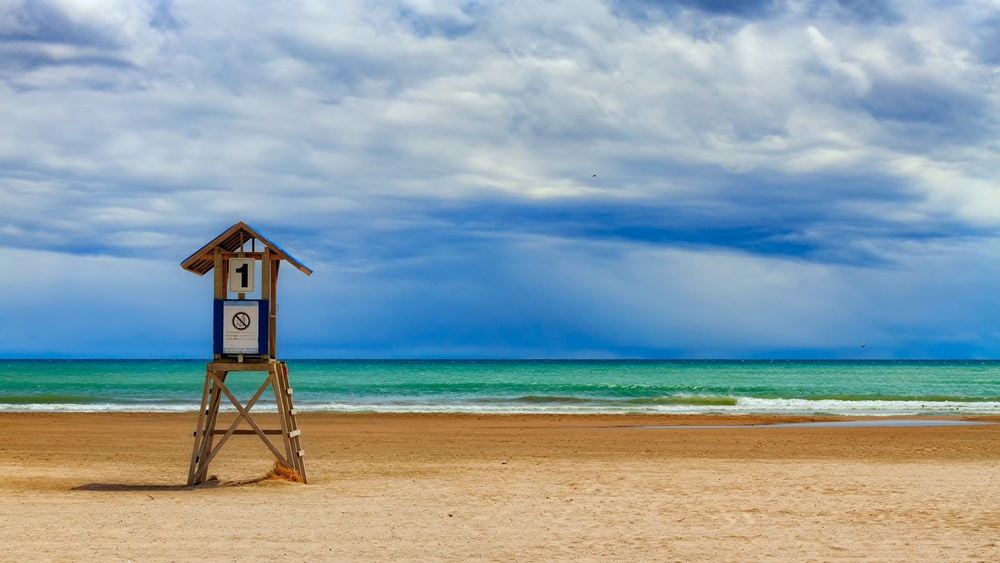
//> input picture big.jpeg, 1000 x 563 px, shrunk from 2666 x 1500 before the run
$ ./image_blur   (built with g++ and OpenCV 4)
//> lines starting //> are read from the running program, lines starting //| are printed output that depends on the picture
// Title: OpenCV C++ Program to blur an image.
// Import the core header file
#include <opencv2/core/core.hpp>

// core - a compact module defining basic data structures,
// including the dense multi-dimensional array Mat and
// basic functions used by  all other modules.

// highgui - an easy-to-use interface to video
// capturing, image and video codecs, as well
// as simple UI capabilities.
#include <opencv2/highgui/highgui.hpp>

// imgproc - an image processing module that
// includes linear and non-linear image filtering,
// geometrical image transformations (resize, affine
// and perspective warping, generic table-based
// remapping) color space conversion, histograms,
// and so on.
#include <opencv2/imgproc/imgproc.hpp>

// The stdio.h header defines three variable types,
// several macros, and various functions for performing
// input and output.
#include <stdio.h>
#include <iostream>

// Namespace where all the C++ OpenCV functionality resides
using namespace cv;

using namespace std;

// We can also use 'namespace std' if need be.

int main() // Main function
{
    // read the image data in the file "MyPic.JPG" and
    // store it in 'img'
    Mat image = imread("big.jpeg", IMREAD_UNCHANGED);
//> image is the input picture: 563 rows x 1000 cols, CV_8UC3; mean B, G, R 167.9, 161.5, 142.8

    // Mat object is a basic image container.
    // imread: first argument denotes the image to be loaded
    // the second arguments specifies the image format.
    // CV_LOAD_IMAGE_UNCHANGED (<0) loads the image as is
    // CV_LOAD_IMAGE_GRAYSCALE ( 0) loads the image as an
    //                         intensity one
    // CV_LOAD_IMAGE_COLOR (>0) loads the image in the
    //                          BGR format
    // If the second argument is not specified, it is
    // implied CV_LOAD_IMAGE_COLOR

    // Check for no data
    if (! image.data )
    {
        cout << "Could not open or find the image.\n";
        return -1; // unsuccessful
    }

    // Function to blur the image
    // first argument: input source
    // second argument: output source
    // third argument: blurring kernel size
    blur(image,image,Size(10,10));
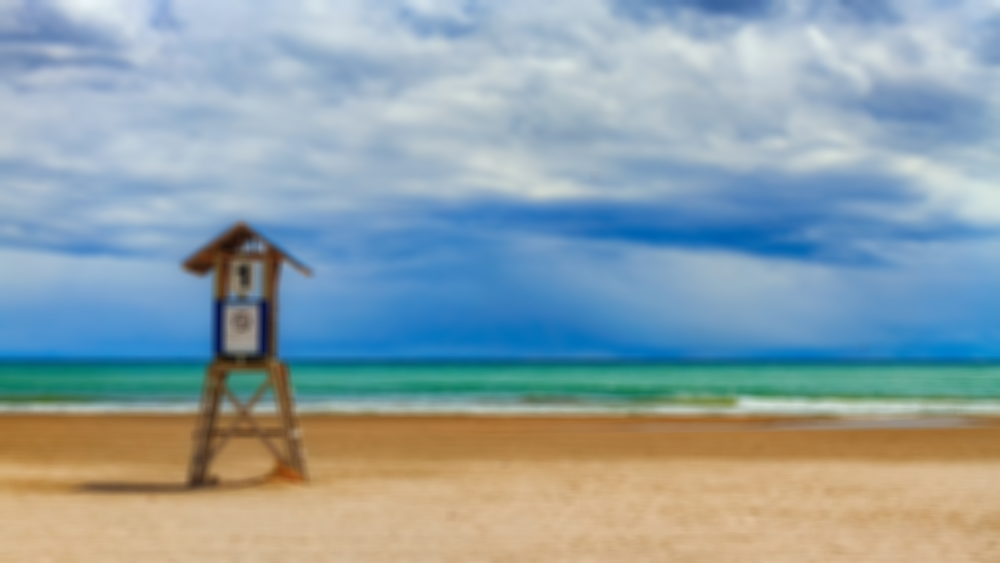
//> image: 563 rows x 1000 cols, CV_8UC3; mean B, G, R 168, 161.5, 142.7

    rotate(image, image, ROTATE_90_CLOCKWISE);
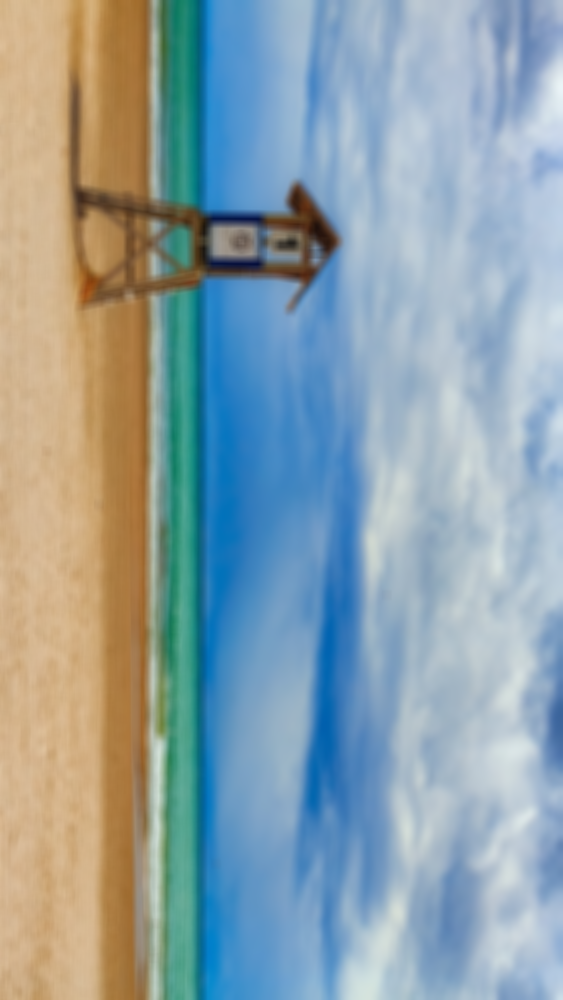
//> image: 1000 rows x 563 cols, CV_8UC3; mean B, G, R 168, 161.5, 142.7

    cvtColor(image, image, COLOR_BGR2GRAY);
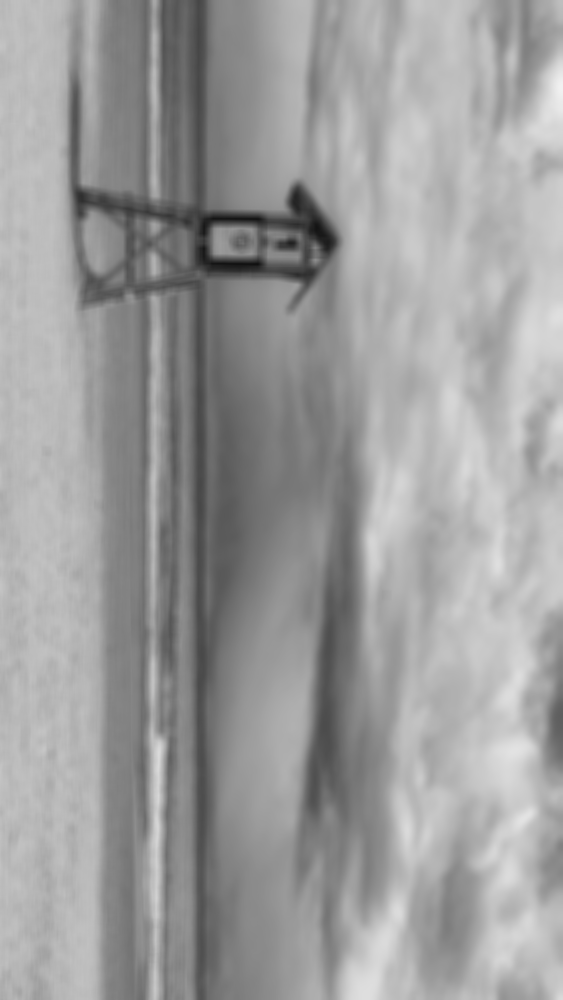
//> image: 1000 rows x 563 cols, CV_8UC1; min 16, max 241, mean 156.6

    // Create a window
    // first argument: name of the window
    // second argument: flag- types:
    // WINDOW_NORMAL If this is set, the user can resize the
    //                window.
    // WINDOW_AUTOSIZE If this is set, the window size is
    //                 automatically adjusted to fit the
    //                 displayed image() ), and you cannot
    //                 change the window size manually.
    // WINDOW_OPENGL If this is set, the window will be
    //              created with OpenGL support.
    namedWindow( "bat", WINDOW_AUTOSIZE );

    // Displays an image in the specified window.
    // first argument: name of the window
    // second argument: image to be shown(Mat object)
    imshow( "bat", image );

    waitKey(0); // Wait infinite time for a keypress

    return 0; // Return from the main function
}
